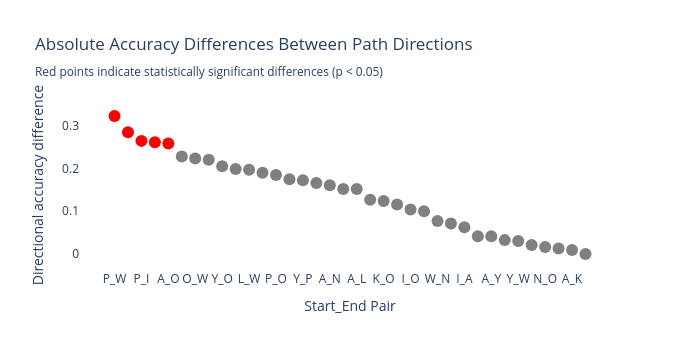

Write notebook code for a chart like this one.
### Markdown cell above
## 5. Directional path accuracy differences (Fig. 3C)

### Code cell
# Plot accuracy differences!
acc_differences = {}
allacc1 = []
allacc2 = []
accs = {}
rev_accs = {}
p_valuesd = {}
obj_pairs = []
p_values = []
for i in range(len(OBJECTS)):
    for j in range(i+1, len(OBJECTS)):
        start_node, end_node = OBJECTS[i], OBJECTS[j]
        
        accs1 = test_df[(test_df["StartAt"]==start_node) & (test_df["EndAt"]==end_node)]["accuracy"]
        accs2 = test_df[(test_df["StartAt"]==end_node) & (test_df["EndAt"]==start_node)]["accuracy"]

        # Perform Mann-Whitney U test since we can't assume normal distribution
        statistic, p_value = stats.mannwhitneyu(accs1, accs2, alternative='two-sided')
        
        acc1 = np.mean(accs1)
        acc2 = np.mean(accs2)

        allacc1.append(acc1)
        allacc2.append(acc2)

        better_path = (start_node, end_node) if acc1 > acc2 else (end_node, start_node)
        
        accs[better_path] = max(acc1, acc2)
        rev_accs[better_path] = min(acc1, acc2)
        
        acc_differences[better_path] = np.abs(acc1 - acc2)
        p_valuesd[better_path] = p_value
        p_values.append(p_value)
        obj_pairs.append(OBJECTS[i]+OBJECTS[j])

# Apply Benjamini-Hochberg correction for false positives
# Bonferroni is another possiblity, but allegedly too stringent
bh_p_values = stats.false_discovery_control(p_values, method="bh")

print(p_values)
print(bh_p_values)
# Count how many significant differences we have after correction
print(f"Number of significant differences after Bonferroni correction (p < {.05/36:.5f}): {sum(p < .05/36 for p in p_values)}")
print(f"Number of significant differences after Benjamini-Hochberg correction: {sum(p < .05 for p in bh_p_values)}")

# Convert acc_differences dict to lists for plotting and sort by difference
sorted_items = sorted(acc_differences.items(), key=lambda x: x[1], reverse=True)
x_vals = []
y_vals = []
y1_vals = []
y2_vals = []
p_vals = []
hover_text = []
for (start, end), diff in sorted_items:
    x_vals.append(f"{start}_{end}")
    y_vals.append(diff)
    y1_vals.append(accs[(start, end)])
    y2_vals.append(rev_accs[(start, end)])
    p_vals.append(p_valuesd[(start, end)])
    hover_text.append(f"Start: {start}<br>End: {end}<br>Acc Diff: {diff:.3f}<br>p-value: {p_valuesd[(start, end)]:.3f}")

# Create marker colors based on significance
marker_colors = ['red' if p < 0.025 else 'gray' for p in p_vals]

# Create plotly scatter plot
fig = go.Figure(data=[
    go.Scatter(
        x=x_vals,
        y=y_vals,
        name='Difference',
        mode='markers+text',
        marker=dict(
            size=12,
            color=marker_colors
        ),
        hovertext=hover_text,
        hoverinfo='text'
    ),
])

fig.update_layout(
    title="Absolute Accuracy Differences Between Path Directions<br><sub>Red points indicate statistically significant differences (p < 0.05)</sub>",
    xaxis_title="Start_End Pair", 
    yaxis_title="Directional accuracy difference",
    height=350,
    width=700,
    showlegend=False,
    plot_bgcolor='white',
    paper_bgcolor='white'
)

fig.show()

### Figure 1 — Plotly figure (JSON) as saved in the notebook; plotly's stock layout.template omitted (floating-point values rounded to 4 significant figures)
{"data": [{"hoverinfo": "text", "hovertext": ["Start: P<br>End: W<br>Acc Diff: 0.323<br>p-value: 0.001", "Start: L<br>End: N<br>Acc Diff: 0.285<br>p-value: 0.006", "Start: P<br>End: I<br>Acc Diff: 0.265<br>p-value: 0.013", "Start: P<br>End: N<br>Acc Diff: 0.262<br>p-value: 0.014", "Start: A<br>End: O<br>Acc Diff: 0.259<br>p-value: 0.015", "Start: A<br>End: W<br>Acc Diff: 0.228<br>p-value: 0.039", "Start: O<br>End: W<br>Acc Diff: 0.223<br>p-value: 0.027", "Start: K<br>End: W<br>Acc Diff: 0.221<br>p-value: 0.032", "Start: Y<br>End: O<br>Acc Diff: 0.205<br>p-value: 0.053", "Start: K<br>End: N<br>Acc Diff: 0.199<br>p-value: 0.041", "Start: L<br>End: W<br>Acc Diff: 0.197<br>p-value: 0.059", "Start: Y<br>End: N<br>Acc Diff: 0.190<br>p-value: 0.069", "Start: P<br>End: O<br>Acc Diff: 0.185<br>p-value: 0.069", "Start: I<br>End: N<br>Acc Diff: 0.175<br>p-value: 0.037", "Start: Y<br>End: P<br>Acc Diff: 0.173<br>p-value: 0.104", "Start: P<br>End: K<br>Acc Diff: 0.166<br>p-value: 0.106", "Start: A<br>End: N<br>Acc Diff: 0.161<br>p-value: 0.105", "Start: L<br>End: O<br>Acc Diff: 0.152<br>p-value: 0.152", "Start: A<br>End: L<br>Acc Diff: 0.152<br>p-value: 0.137", "Start: P<br>End: L<br>Acc Diff: 0.127<br>p-value: 0.235", "Start: K<br>End: O<br>Acc Diff: 0.124<br>p-value: 0.229", "Start: I<br>End: Y<br>Acc Diff: 0.116<br>p-value: 0.276", "Start: I<br>End: O<br>Acc Diff: 0.104<br>p-value: 0.317", "Start: I<br>End: W<br>Acc Diff: 0.100<br>p-value: 0.322", "Start: W<br>End: N<br>Acc Diff: 0.077<br>p-value: 0.432", "Start: K<br>End: I<br>Acc Diff: 0.071<br>p-value: 0.518", "Start: I<br>End: A<br>Acc Diff: 0.062<br>p-value: 0.544", "Start: Y<br>End: L<br>Acc Diff: 0.042<br>p-value: 0.688", "Start: A<br>End: Y<br>Acc Diff: 0.042<br>p-value: 0.688", "Start: L<br>End: I<br>Acc Diff: 0.033<br>p-value: 0.792", "Start: Y<br>End: W<br>Acc Diff: 0.031<br>p-value: 0.768", "Start: P<br>End: A<br>Acc Diff: 0.021<br>p-value: 0.848", "Start: N<br>End: O<br>Acc Diff: 0.017<br>p-value: 0.866", "Start: K<br>End: L<br>Acc Diff: 0.013<br>p-value: 0.902", "Start: A<br>End: K<br>Acc Diff: 0.009<br>p-value: 0.934", "Start: Y<br>End: K<br>Acc Diff: 0.000<br>p-value: 1.000"], "marker": {"color": ["red", "red", "red", "red", "red", "gray", "gray", "gray", "gray", "gray", "gray", "gray", "gray", "gray", "gray", "gray", "gray", "gray", "gray", "gray", "gray", "gray", "gray", "gray", "gray", "gray", "gray", "gray", "gray", "gray", "gray", "gray", "gray", "gray", "gray", "gray"], "size": 12}, "mode": "markers+text", "name": "Difference", "type": "scatter", "x": ["P_W", "L_N", "P_I", "P_N", "A_O", "A_W", "O_W", "K_W", "Y_O", "K_N", "L_W", "Y_N", "P_O", "I_N", "Y_P", "P_K", "A_N", "L_O", "A_L", "P_L", "K_O", "I_Y", "I_O", "I_W", "W_N", "K_I", "I_A", "Y_L", "A_Y", "L_I", "Y_W", "P_A", "N_O", "K_L", "A_K", "Y_K"], "y": [0.3231, 0.2849, 0.2649, 0.2619, 0.2585, 0.2282, 0.2234, 0.2209, 0.2054, 0.199, 0.1973, 0.1905, 0.185, 0.175, 0.1726, 0.1663, 0.1609, 0.1522, 0.152, 0.1272, 0.124, 0.1161, 0.1042, 0.09987, 0.07713, 0.07143, 0.0625, 0.04167, 0.04167, 0.0325, 0.03061, 0.02083, 0.01661, 0.01285, 0.009205, 0]}], "layout": {"height": 350, "paper_bgcolor": "white", "plot_bgcolor": "white", "showlegend": false, "title": {"text": "Absolute Accuracy Differences Between Path Directions<br><sub>Red points indicate statistically significant differences (p < 0.05)</sub>"}, "width": 700, "xaxis": {"title": {"text": "Start_End Pair"}}, "yaxis": {"title": {"text": "Directional accuracy difference"}}}}
